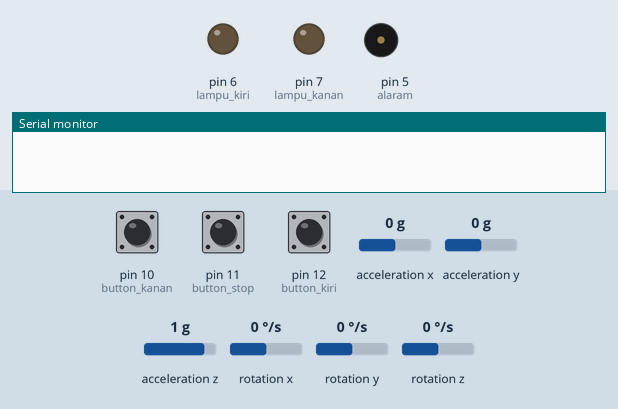
Simulated run of this sketch. Board: Arduino Pro Mini, built with avr-gcc and run on an emulated ATmega328P. Parts: output pins drawn as LEDs (lit = HIGH), buzzer (waves = sounding), the last lines printed to the serial monitor. Dashed ring = blinking. Inputs (shaded band) come from the test bench; at power-on: pin 10 (button_kanan) HIGH, rotation z 0 °/s, pin 11 (button_stop) HIGH, pin 12 (button_kiri) HIGH, acceleration x 0 g, acceleration y 0 g, acceleration z 1 g, rotation x 0 °/s, rotation y 0 °/s.

Above: at 4.7 s.
4.8 s: pin 10 (button_kanan) pulled LOW for 0.15 s
At 5.25 s:
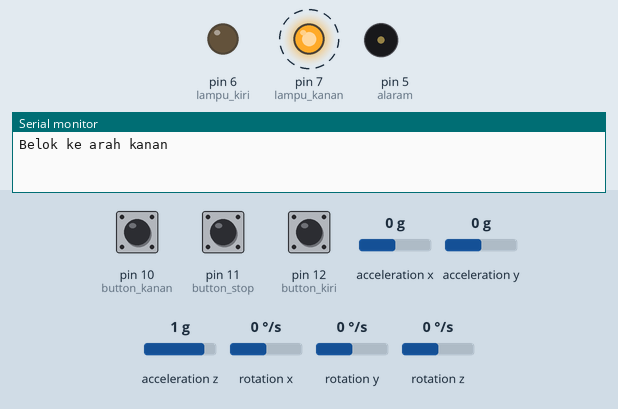
7.9 s: rotation z set to 100 °/s
At 8.25 s:
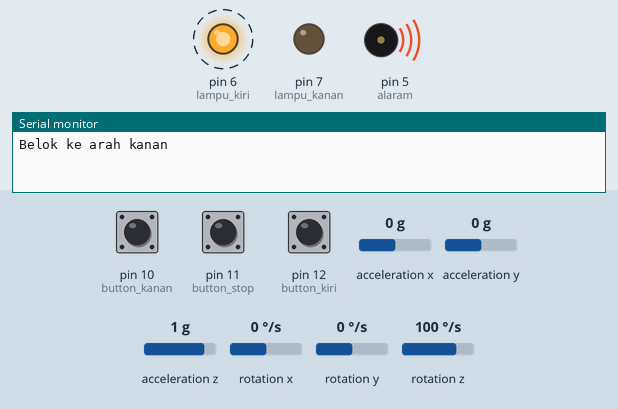
10.9 s: pin 11 (button_stop) pulled LOW for 0.15 s
At 10.9 s:
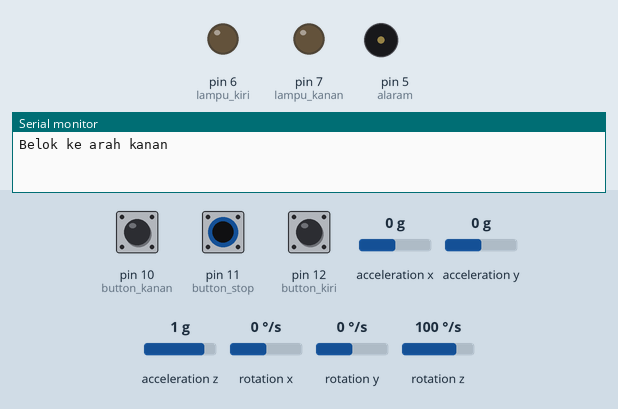
12.5 s: pin 12 (button_kiri) pulled LOW for 0.15 s
At 12.95 s:
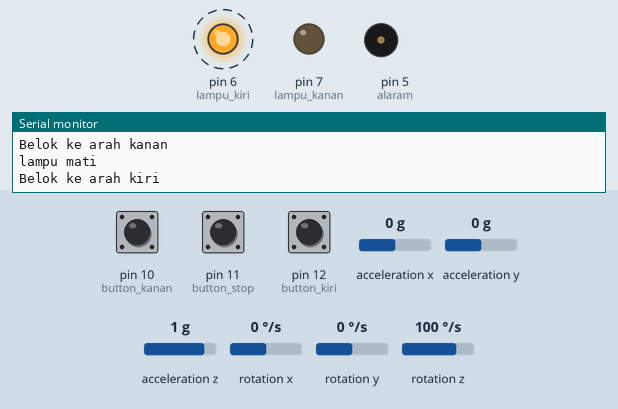
15.6 s: rotation z set to -192 °/s
At 17.45 s:
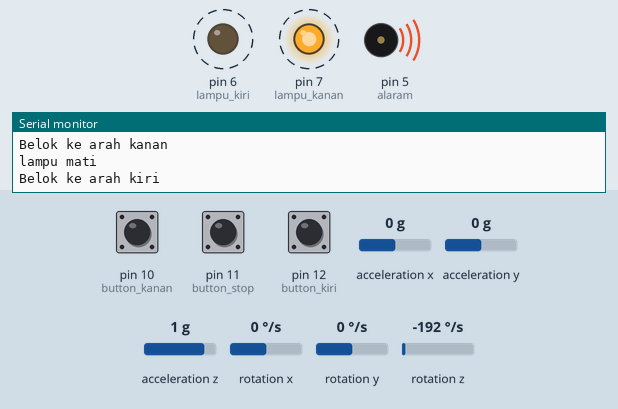
18.6 s: rotation z set to 89 °/s
21.6 s: rotation z set to 98 °/s
Timing chart, 0 to 24.1 s (numbered marks = the images above; inputs shaded):
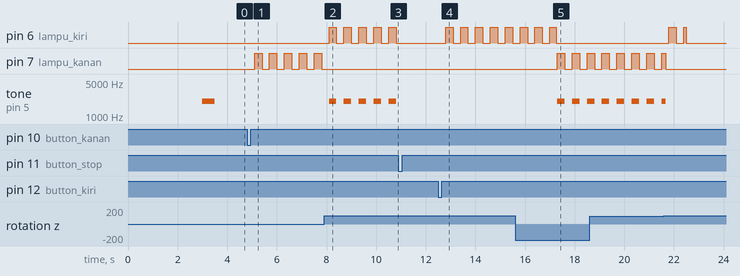

Measured:
- after the input at 4.8 s, pin 7 (lampu_kanan): alternates HIGH for 0.30 s and LOW for 0.30 s, starting after 0.30 s
- after the input at 7.9 s, pin 6 (lampu_kiri): alternates HIGH for 0.30 s and LOW for 0.30 s, starting after 0.20 s; pin 7 (lampu_kanan): stops changing and stays LOW; tone on pin 5 (alaram): alternates 2000 Hz for 0.30 s and silent for 0.30 s, starting after 0.20 s
- after the input at 10.9 s, pin 6 (lampu_kiri): stops changing and stays LOW; tone on pin 5 (alaram): stops changing and stays silent
- after the input at 12.5 s, pin 6 (lampu_kiri): alternates HIGH for 0.30 s and LOW for 0.30 s, starting after 0.30 s
- after the input at 15.6 s, pin 7 (lampu_kanan): alternates HIGH for 0.30 s and LOW for 0.30 s, starting after 1.7 s; tone on pin 5 (alaram): alternates 2000 Hz for 0.30 s and silent for 0.30 s, starting after 1.7 s

The sketch:

main.ino
```cpp
#include <TimerOne.h>      // Library timer untuk blink lampu
#include <MPU6050_tockn.h> // Library MPU-6050
#include <Wire.h>          // Library pembantu I2C untuk MPU-6050

int lampu_kanan = 7;   // lampu kanan
int lampu_kiri = 6;    // lampu kiri
int button_kanan = 10; // Tombol belok kanan
int button_kiri = 12;  // Tombol belok kiri
int button_stop = 11;  // Tombol stop
int alaram = 5;        // Buzzer

bool alaram_aktif = false;
float angleZ;
int lampu_hidup;

MPU6050 mpu6050(Wire); // Aktifkan sensor MPU-6050

void setup() {
    // Setting pin-pin lampu dan buzzer sebagai output
    pinMode(lampu_kanan, OUTPUT);
    pinMode(lampu_kiri, OUTPUT);
    pinMode(alaram, OUTPUT);

    // Setting pin-pin push button sebagai input
    pinMode(button_kanan, INPUT_PULLUP);
    pinMode(button_kiri, INPUT_PULLUP);
    pinMode(button_stop, INPUT_PULLUP);

    Timer1.initialize(300000); // Inisialisasi timer untuk blink lampu kiri dan kanan

    Serial.begin(115200);
    Wire.begin();
    mpu6050.begin(); // Hidupkan sensor MPU-6050
    mpu6050.calcGyroOffsets(); // Kalkulasi offset sudut sepeda motor

    // Idikasi untuk pengguna sepeda motor bahwasanya alat siap digunakan
    tone(alaram, 2000);
    delay(500);
    noTone(alaram);
}

void loop() {
    // Jika tombol kanan ditekan maka panggil fungsi belok()
    if (digitalRead(button_kanan) == LOW) {
        belok(true); // true untuk belok kanan
    }
    // Jika tombol kanan ditekan maka panggil fungsi belok()
    else if (digitalRead(button_kiri) == LOW) { // Jika tombol kiri ditekan
        belok(false); // false untuk belok kiri
    }
}

// Fungsi untuk menghidupkan lampu dan alaram
void hidupkanLed() {
    bool kondisi_lampu = digitalRead(lampu_hidup); // baca kondisi lampu saat ini
    if (kondisi_lampu == HIGH) { // jika kondisi lampu hidup maka matikan lampu
        digitalWrite(lampu_hidup, LOW);
        if (alaram_aktif == true) { // matikan alaram
            noTone(alaram);
        }
    } else { // jika kondisi lampu mati maka hidupkan lampu
        if (alaram_aktif == true) { // hidupkan alaram
            tone(alaram, 2000);
        }
        digitalWrite(lampu_hidup, HIGH);
    }
}

// Fungsi untuk mematikan lampu dan alaram
void matikanLampu() {
    Timer1.detachInterrupt();
    digitalWrite(lampu_kiri, LOW);
    digitalWrite(lampu_kanan, LOW);
    noTone(alaram); // Matikan alaram
    alaram_aktif = false;
}

// Funsi pada saat push button di tekan
void belok(bool arah) {
    // Variabel untuk menghitung mundur batas waktu sebelum lampu samping dimatikan
    unsigned long timeout = 0;
    unsigned long currentMillis = 0;
    unsigned long previousMillis = millis();

    mpu6050.update(); // Ambil data dari sensor mpu-6050
    angleZ = mpu6050.getAngleZ();

    if (arah == true) {
        lampu_hidup = lampu_kanan; // Hidupkan lampu sebelah kanan
        Serial.println("Belok ke arah kanan");
    } else {
        lampu_hidup = lampu_kiri; // Hidupkan lampu sebelah kiri
        Serial.println("Belok ke arah kiri");
    }

    Timer1.attachInterrupt(hidupkanLed);

    // Atur batas waktu untuk mematikan lampu samping ke 10 detik
    while (timeout < 10000) {
        mpu6050.update(); // Ambil data dari sensor mpu-6050
        /* Serial.print("Z : "); Serial.print(mpu6050.getAngleZ()); */
        /* Serial.print("\tZn : "); Serial.println(mpu6050.getAngleZ() - angleZ); */

        // Apabila lampu yang dihidupkan oleh pengguna adalah lampu sebelah kiri
        // Jika sepeda motor bergerak melebihi sudut 8 derajat atau bergerak ke arah kanan
        // Maka perbaiki arah hidup lampu samping yaitu hidupkan lampu samping sebelah kanan
        if (mpu6050.getAngleZ() - angleZ >= 8) {
            digitalWrite(lampu_kanan, LOW);
            lampu_hidup = lampu_kiri; // Hidupkan lampu sebelah kiri

            if (arah == true) { // Jika arah belok tidak sama dengan tombol lampu sampin hidupkan alaram
                alaram_aktif = true;
            } else { // Matikan alaram
                alaram_aktif = false;
                noTone(alaram);
            }
        }
        // Apabila lampu yang dihidupkan oleh pengguna adalah lampu sebelah kanan
        // Jika sepeda motor bergerak melebihi sudut -8 derajat atau bergerak ke arah kiri
        // Maka perbaiki arah hidup lampu samping yaitu hidupkan lampu samping sebelah kiri
        else if (mpu6050.getAngleZ() - angleZ <= -8) { // Jika bergerak ke arah kanan
            digitalWrite(lampu_kiri, LOW);
            lampu_hidup = lampu_kanan; // Hidupkan lampu sebelah kanan

            if (arah == false) { // Jika arah belok tidak sama dengan tombol lampu samping hidupkan alaram
                alaram_aktif = true;
            } else { // Matikan alaram
                alaram_aktif = false;
                noTone(alaram);
            }
        }

        if (digitalRead(button_stop) == LOW) { // Matikan lampu samping jikan tombol stop ditekan
            break;
        }

        // Kalkulasi batas timeout untuk mematikan lampu
        currentMillis = millis();
        timeout = timeout + (currentMillis - previousMillis);
        previousMillis = currentMillis;
        delayMicroseconds(20);
    }
    timeout = 0;
    Serial.println("lampu mati");

    matikanLampu(); // Matikan lampu samping
}
```
